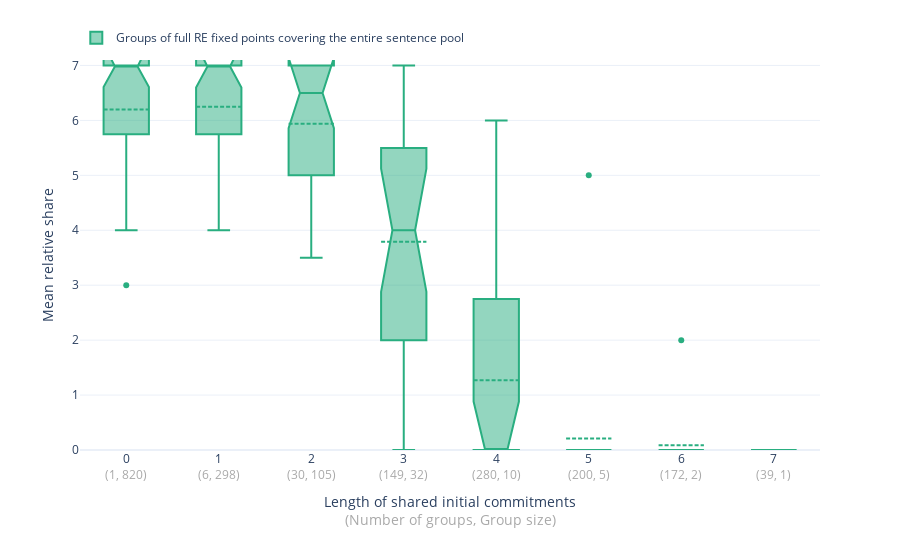

The cell this chart's notebook holds for it:
### Code cell
# restrict to configuration
df = result_df[result_df["configuration"]==configuration]

df = result_df.groupby(["ds", "len_shared_init_coms"])[["init_coms_group_size","n_conflicts", "n_fp"]].median().reset_index()

#df = df.groupby(["ds","len_shared_init_coms"])[["n_unique_sentences"]].median().reset_index()

#df= result_df.groupby(["ds","len_shared_init_coms"])["anything_goes"].mean().reset_index().groupby("len_shared_init_coms")["anything_goes"].mean().reset_index()

#df["anything_goes"] = df["anything_goes"].astype(float).round(decimals=2)

fig = px.box(df, x="len_shared_init_coms", y="n_conflicts", 
                 #barmode="group", 
                 #text_auto=True, 
                 notched=True
                )



#fig.update_traces(marker_color=viridis[3], name="global optima", selector={"name":"go"})
fig.update_traces(marker_color=viridis[2], 
                  name="Groups of full RE fixed points covering the entire sentence pool", 
                  showlegend=True,
                  boxmean=True)
#fig.update_traces(marker_color=viridis[1], name="streamlined outputs", selector={"name":"so"})

#fig.update_layout(width=850)
fig.update_layout(template="plotly_white",
                 legend_title="",
                 #title="Relative Share of Full RE Output Groups Covering the Entire Sentence Pool"
                 )
fig.update_xaxes(title="Length of shared initial commitments<br><span style='color:DarkGray'>(Number of groups, Group size)<span>", showticklabels=True)
fig.update_yaxes(title="Mean relative share", showticklabels=True, range=[0, 7.1])

fig.update_layout(legend=dict(
    orientation="h",
    yanchor="bottom",
    y=1.02,
    xanchor="left",
    x=-0.005
))
#fig.add_annotation(dict(font=dict(color="black",size=12),
#                                showarrow=False,
#                                x=-0.035,
#                                y=1.05,
#                                text=annotation_text,
#                                textangle=0,
#                                xref="paper",
#                               yref="paper"))

# branch off second df for ticktexts with group sizes
dff = result_df.groupby(["ds", "len_shared_init_coms"])["shared_init_coms"].nunique().reset_index()
dff= dff.groupby("len_shared_init_coms")["shared_init_coms"].median().reset_index()
dff["group_size"] = result_df.groupby("len_shared_init_coms")[["init_coms_group_size"]].median()

   
ticktexts = ["{}<br><span style='color:DarkGray'>({}, {})<span>".format(row[1]["len_shared_init_coms"].astype(int), 
                                     row[1]["shared_init_coms"].astype(int), 
                                     row[1]["group_size"].astype(int)) for row in dff.iterrows()]


fig.update_layout(
    xaxis = dict(
        tickvals = list(range(0,8)),
        ticktext = ticktexts))

fig.update_layout(margin={"b":110})

fig.show()

#pio.write_image(fig, path.join(plot_dir, file_name), scale=2)

### Figure 1 — Plotly figure (JSON) as saved in the notebook; plotly's stock layout.template omitted (floating-point values rounded to 4 significant figures; data arrays with more than 128 entries replaced by an {"elided": "..."} marker saying what was removed)
{"data": [{"alignmentgroup": "True", "boxmean": true, "hovertemplate": "len_shared_init_coms=%{x}<br>n_conflicts=%{y}<extra></extra>", "legendgroup": "", "marker": {"color": "#29ae80"}, "name": "Groups of full RE fixed points covering the entire sentence pool", "notched": true, "offsetgroup": "", "orientation": "v", "showlegend": true, "type": "box", "x": {"elided": "192 int values"}, "x0": " ", "xaxis": "x", "y": {"elided": "192 float values"}, "y0": " ", "yaxis": "y"}], "layout": {"boxmode": "group", "legend": {"orientation": "h", "title": {"text": ""}, "tracegroupgap": 0, "x": -0.005, "xanchor": "left", "y": 1.02, "yanchor": "bottom"}, "margin": {"b": 110, "t": 60}, "xaxis": {"anchor": "y", "domain": [0, 1], "showticklabels": true, "ticktext": ["0<br><span style='color:DarkGray'>(1, 820)<span>", "1<br><span style='color:DarkGray'>(6, 298)<span>", "2<br><span style='color:DarkGray'>(30, 105)<span>", "3<br><span style='color:DarkGray'>(149, 32)<span>", "4<br><span style='color:DarkGray'>(280, 10)<span>", "5<br><span style='color:DarkGray'>(200, 5)<span>", "6<br><span style='color:DarkGray'>(172, 2)<span>", "7<br><span style='color:DarkGray'>(39, 1)<span>"], "tickvals": [0, 1, 2, 3, 4, 5, 6, 7], "title": {"text": "Length of shared initial commitments<br><span style='color:DarkGray'>(Number of groups, Group size)<span>"}}, "yaxis": {"anchor": "x", "domain": [0, 1], "range": [0, 7.1], "showticklabels": true, "title": {"text": "Mean relative share"}}}}
